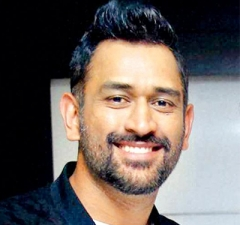
#> input picture images/ms_dhoni/3243.1512975565.jpg, 240 x 225 px
$ jupyter execute dataclean.ipynb   (shell and % lines are left out)
#> lines starting #> are read from the running program, lines starting #| are printed output that depends on the picture; after the words box and inside, x2 and y2 are one past the last pixel; in counts of white or black regions, pixels touching at a corner belong together
[cell 1]
import numpy as np
import cv2
import matplotlib
from matplotlib import pyplot as plt

[cell 2]
# read image
img = cv2.imread('./images/ms_dhoni/3243.1512975565.jpg')
#> img is the input picture: shape (225, 240, 3); mean B, G, R 96, 100.4, 109.9
img.shape
#> Out = (225, 240, 3)

[cell 3]
# display the image (RBG)
plt.imshow(img)

[cell 4]
# gray scale image
grayscale = cv2.cvtColor(img, cv2.COLOR_BGR2GRAY)
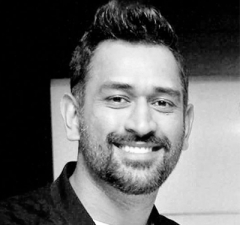
#> grayscale: shape (225, 240); min 0, max 255, mean 102.7
grayscale.shape
#> Out = (225, 240)

[cell 5]
plt.imshow(grayscale, cmap='gray')

[cell 6]
# face and eyes detection
# face_cascade xml loaded from opencv folder
face_cascade = cv2.CascadeClassifier('./opencv/haarcascade_frontalface.xml')
eye_cascade = cv2.CascadeClassifier('./opencv/haarcascade_eye.xml')

faces = face_cascade.detectMultiScale(grayscale, 1.3, 5)
#> faces = [[64, 44, 145, 145]]
faces # retun an array [x,y,width, height]
#> Out = [[64, 44, 145, 145]]

[cell 7]
# storing the first value i.e face detection array
(x,y,w,h) = faces[0]
#> x = 64; y = 44; w = 145; h = 145
x,y,w,h
#> Out = (64, 44, 145, 145)

[cell 8]
face_img = cv2.rectangle(img,(x,y),(x+w,y+h),(255,0,0),2)
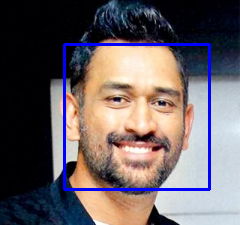
#> face_img: shape (225, 240, 3); mean B, G, R 100.2, 96.3, 105.6
plt.imshow(face_img)

[cell 9]
# eye detection
cv2.destroyAllWindows()
for (x,y,w,h) in faces:
    face_img = cv2.rectangle(img,(x,y),(x+w,y+h),(255,0,0),2)
    roi_gray = grayscale[y:y+h, x:x+w]
    roi_color = face_img[y:y+h, x:x+w]
    eyes = eye_cascade.detectMultiScale(roi_gray)
    for (ex,ey,ew,eh) in eyes:
        cv2.rectangle(roi_color,(ex,ey),(ex+ew,ey+eh),(0,255,0),2)
#> this loop made 1 pass
#> (x, y, w, h, eyes) on pass 1: (64, 44, 145, 145, [[35, 37, 36, 36], [82, 43, 31, 31]])
#> pass 1, `roi_gray = grayscale[y:y+h, x:x+w]`:
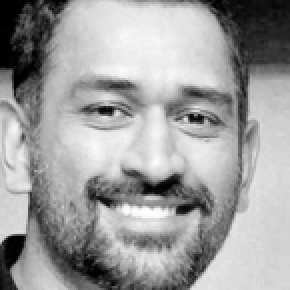
#> roi_gray: shape (145, 145) (shown 2 times larger); min 0, max 254, mean 158.3
#> pass 1, `roi_color = face_img[y:y+h, x:x+w]`:
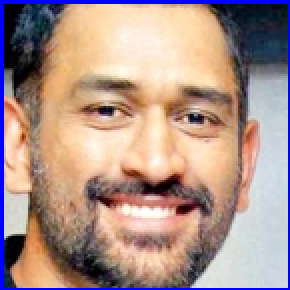
#> roi_color: shape (145, 145, 3) (shown 2 times larger); mean B, G, R 139.7, 147.7, 173.5
#> after the loop:
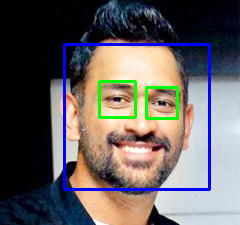
#> img: shape (225, 240, 3); 1.47% of pixels changed, all inside (x1, y1, x2, y2) = (98, 80, 179, 120)
#> after the loop:
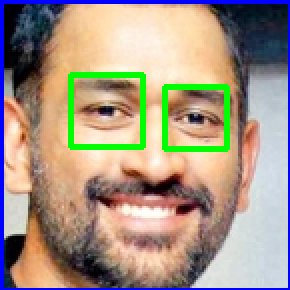
#> roi_color: shape (145, 145, 3) (shown 2 times larger); 3.79% of pixels changed, all inside (x1, y1, x2, y2) = (34, 36, 115, 76)


plt.figure()
plt.imshow(face_img, cmap='gray')
plt.show()

[cell 10]
# image crop
plt.imshow(roi_color, cmap='gray')

[cell 11]
def get_cropped_image_if_2_eyes(image_path):
#> called with image_path = './images/ms_dhoni/3243.1512975565.jpg'
    img = cv2.imread(image_path)
    if img is not None:
        gray = cv2.cvtColor(img, cv2.COLOR_BGR2GRAY)
        faces = face_cascade.detectMultiScale(gray, 1.3, 5)
#> faces = [[64, 44, 145, 145]]
        for (x,y,w,h) in faces:
            roi_gray = gray[y:y+h, x:x+w]
            roi_color = img[y:y+h, x:x+w]
            eyes = eye_cascade.detectMultiScale(roi_gray)
            if len(eyes) >= 2:
                return roi_color
        else:
            return
#> this loop made 1 pass
#> pass 1, in get_cropped_image_if_2_eyes, `roi_color = img[y:y+h, x:x+w]`:
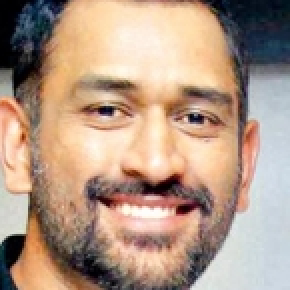
#> roi_color: shape (145, 145, 3) (shown 2 times larger); mean B, G, R 134, 152.5, 178.8

[cell 12]
original_image = cv2.imread('./images/ms_dhoni/3243.1512975565.jpg')
plt.imshow(original_image)

[cell 13]
cropped_image = get_cropped_image_if_2_eyes('./images/ms_dhoni/3243.1512975565.jpg')
plt.imshow(cropped_image)

[cell 14]
org_image_obstructed = cv2.imread('./images/ms_dhoni/46.jpg')
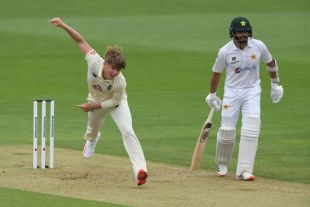
#> input picture images/ms_dhoni/46.jpg, 310 x 207 px
#> org_image_obstructed is the input picture: shape (207, 310, 3); mean B, G, R 94.2, 145.7, 129.6
plt.imshow(org_image_obstructed)

[cell 15]
cropped_image_no_2_eyes = get_cropped_image_if_2_eyes('./images/ms_dhoni/46.jpg')
#> call 2 of get_cropped_image_if_2_eyes, with image_path = './images/ms_dhoni/46.jpg'
#> in get_cropped_image_if_2_eyes (call 2), `gray = cv2.cvtColor(img, cv2.COLOR_BGR2GRAY)`:
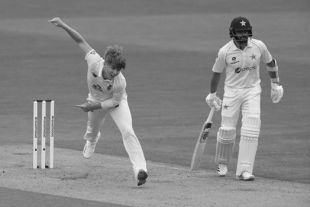
#> gray: shape (207, 310); min 7, max 249, mean 135
#> in get_cropped_image_if_2_eyes (call 2), `faces = face_cascade.detectMultiScale(gray, 1.3, 5)`: faces = ()
cropped_image_no_2_eyes
# no output as two eyes clearly not detected.

[cell 16]
# define the path of images and cropped images
path_to_data = "./images/"
path_to_cr_data = "./cropped_images/"

[cell 17]
# to get all the directories under images
import os
img_dirs = []
for entry in os.scandir(path_to_data):
    if entry.is_dir():
        img_dirs.append(entry.path)

[cell 18]
img_dirs

[cell 19]
# delete a folder cropped_images if it already exits else create new folder
import shutil
if os.path.exists(path_to_cr_data):
     shutil.rmtree(path_to_cr_data)
os.mkdir(path_to_cr_data)

[cell 20]
cropped_image_dirs = []
cricketer_file_names_dict = {}

for img_dir in img_dirs:
    count = 1
    # spliting by '/' and -1 returns last item on the list , which is our folder name of images
    cricketer_name = img_dir.split('/')[-1]
    print(cricketer_name)

    cricketer_file_names_dict[cricketer_name] = []

    for entry in os.scandir(img_dir):
        # crop images with eyes
        roi_color = get_cropped_image_if_2_eyes(entry.path)
